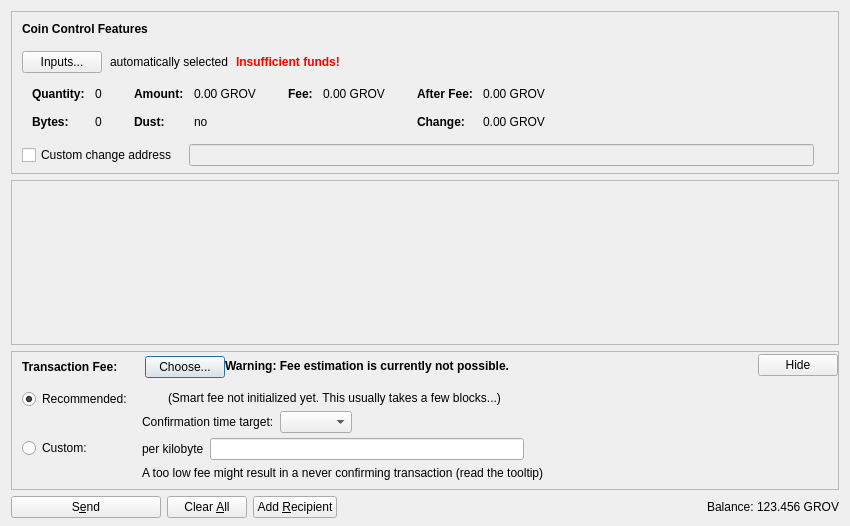
<?xml version="1.0" encoding="UTF-8"?>
<ui version="4.0">
 <class>SendCoinsDialog</class>
 <widget class="QDialog" name="SendCoinsDialog">
  <property name="geometry">
   <rect>
    <x>0</x>
    <y>0</y>
    <width>850</width>
    <height>526</height>
   </rect>
  </property>
  <property name="windowTitle">
   <string>Send Coins</string>
  </property>
  <layout class="QVBoxLayout" name="verticalLayout" stretch="0,1,0,0">
   <property name="bottomMargin">
    <number>8</number>
   </property>
   <item>
    <widget class="QFrame" name="frameCoinControl">
     <property name="sizePolicy">
      <sizepolicy hsizetype="Expanding" vsizetype="Expanding">
       <horstretch>0</horstretch>
       <verstretch>0</verstretch>
      </sizepolicy>
     </property>
     <property name="maximumSize">
      <size>
       <width>16777215</width>
       <height>16777215</height>
      </size>
     </property>
     <property name="frameShape">
      <enum>QFrame::StyledPanel</enum>
     </property>
     <property name="frameShadow">
      <enum>QFrame::Sunken</enum>
     </property>
     <layout class="QVBoxLayout" name="verticalLayoutCoinControl2">
      <property name="spacing">
       <number>0</number>
      </property>
      <property name="leftMargin">
       <number>0</number>
      </property>
      <property name="topMargin">
       <number>0</number>
      </property>
      <property name="rightMargin">
       <number>0</number>
      </property>
      <property name="bottomMargin">
       <number>6</number>
      </property>
      <item>
       <layout class="QVBoxLayout" name="verticalLayoutCoinControl" stretch="0,0,0,0,1">
        <property name="spacing">
         <number>0</number>
        </property>
        <property name="leftMargin">
         <number>10</number>
        </property>
        <property name="topMargin">
         <number>10</number>
        </property>
        <item>
         <layout class="QHBoxLayout" name="horizontalLayoutCoinControl1">
          <property name="bottomMargin">
           <number>15</number>
          </property>
          <item>
           <widget class="QLabel" name="labelCoinControlFeatures">
            <property name="sizePolicy">
             <sizepolicy hsizetype="Preferred" vsizetype="Maximum">
              <horstretch>0</horstretch>
              <verstretch>0</verstretch>
             </sizepolicy>
            </property>
            <property name="font">
             <font>
              <weight>75</weight>
              <bold>true</bold>
             </font>
            </property>
            <property name="styleSheet">
             <string notr="true">font-weight:bold;</string>
            </property>
            <property name="text">
             <string>Coin Control Features</string>
            </property>
           </widget>
          </item>
         </layout>
        </item>
        <item>
         <layout class="QHBoxLayout" name="horizontalLayoutCoinControl2" stretch="0,0,0,0">
          <property name="spacing">
           <number>8</number>
          </property>
          <property name="bottomMargin">
           <number>10</number>
          </property>
          <item>
           <widget class="QPushButton" name="pushButtonCoinControl">
            <property name="styleSheet">
             <string notr="true"/>
            </property>
            <property name="text">
             <string>Inputs...</string>
            </property>
            <property name="autoDefault">
             <bool>false</bool>
            </property>
           </widget>
          </item>
          <item>
           <widget class="QLabel" name="labelCoinControlAutomaticallySelected">
            <property name="text">
             <string>automatically selected</string>
            </property>
            <property name="margin">
             <number>5</number>
            </property>
           </widget>
          </item>
          <item>
           <widget class="QLabel" name="labelCoinControlInsuffFunds">
            <property name="font">
             <font>
              <weight>75</weight>
              <bold>true</bold>
             </font>
            </property>
            <property name="styleSheet">
             <string notr="true">color:red;font-weight:bold;</string>
            </property>
            <property name="text">
             <string>Insufficient funds!</string>
            </property>
            <property name="margin">
             <number>5</number>
            </property>
           </widget>
          </item>
          <item>
           <spacer name="horizontalSpacerCoinControl">
            <property name="orientation">
             <enum>Qt::Horizontal</enum>
            </property>
            <property name="sizeHint" stdset="0">
             <size>
              <width>40</width>
              <height>1</height>
             </size>
            </property>
           </spacer>
          </item>
         </layout>
        </item>
        <item>
         <widget class="QWidget" name="widgetCoinControl" native="true">
          <property name="sizePolicy">
           <sizepolicy hsizetype="Preferred" vsizetype="Preferred">
            <horstretch>0</horstretch>
            <verstretch>0</verstretch>
           </sizepolicy>
          </property>
          <property name="minimumSize">
           <size>
            <width>0</width>
            <height>0</height>
           </size>
          </property>
          <property name="styleSheet">
           <string notr="true"/>
          </property>
          <layout class="QHBoxLayout" name="horizontalLayoutCoinControl5">
           <property name="leftMargin">
            <number>0</number>
           </property>
           <property name="topMargin">
            <number>0</number>
           </property>
           <property name="rightMargin">
            <number>0</number>
           </property>
           <property name="bottomMargin">
            <number>0</number>
           </property>
           <item>
            <layout class="QHBoxLayout" name="horizontalLayoutCoinControl3" stretch="0,0,0,1">
             <property name="spacing">
              <number>20</number>
             </property>
             <property name="topMargin">
              <number>0</number>
             </property>
             <property name="bottomMargin">
              <number>10</number>
             </property>
             <item>
              <layout class="QFormLayout" name="formLayoutCoinControl1">
               <property name="horizontalSpacing">
                <number>10</number>
               </property>
               <property name="verticalSpacing">
                <number>14</number>
               </property>
               <property name="leftMargin">
                <number>10</number>
               </property>
               <property name="topMargin">
                <number>4</number>
               </property>
               <property name="rightMargin">
                <number>6</number>
               </property>
               <item row="0" column="0">
                <widget class="QLabel" name="labelCoinControlQuantityText">
                 <property name="font">
                  <font>
                   <weight>75</weight>
                   <bold>true</bold>
                  </font>
                 </property>
                 <property name="text">
                  <string>Quantity:</string>
                 </property>
                 <property name="margin">
                  <number>0</number>
                 </property>
                </widget>
               </item>
               <item row="0" column="1">
                <widget class="QLabel" name="labelCoinControlQuantity">
                 <property name="cursor">
                  <cursorShape>IBeamCursor</cursorShape>
                 </property>
                 <property name="contextMenuPolicy">
                  <enum>Qt::ActionsContextMenu</enum>
                 </property>
                 <property name="text">
                  <string notr="true">0</string>
                 </property>
                 <property name="margin">
                  <number>0</number>
                 </property>
                 <property name="textInteractionFlags">
                  <set>Qt::LinksAccessibleByMouse|Qt::TextSelectableByKeyboard|Qt::TextSelectableByMouse</set>
                 </property>
                </widget>
               </item>
               <item row="1" column="0">
                <widget class="QLabel" name="labelCoinControlBytesText">
                 <property name="font">
                  <font>
                   <weight>75</weight>
                   <bold>true</bold>
                  </font>
                 </property>
                 <property name="text">
                  <string>Bytes:</string>
                 </property>
                </widget>
               </item>
               <item row="1" column="1">
                <widget class="QLabel" name="labelCoinControlBytes">
                 <property name="cursor">
                  <cursorShape>IBeamCursor</cursorShape>
                 </property>
                 <property name="contextMenuPolicy">
                  <enum>Qt::ActionsContextMenu</enum>
                 </property>
                 <property name="text">
                  <string notr="true">0</string>
                 </property>
                 <property name="textInteractionFlags">
                  <set>Qt::LinksAccessibleByMouse|Qt::TextSelectableByKeyboard|Qt::TextSelectableByMouse</set>
                 </property>
                </widget>
               </item>
              </layout>
             </item>
             <item>
              <layout class="QFormLayout" name="formLayoutCoinControl2">
               <property name="horizontalSpacing">
                <number>10</number>
               </property>
               <property name="verticalSpacing">
                <number>14</number>
               </property>
               <property name="leftMargin">
                <number>6</number>
               </property>
               <property name="topMargin">
                <number>4</number>
               </property>
               <property name="rightMargin">
                <number>6</number>
               </property>
               <item row="0" column="0">
                <widget class="QLabel" name="labelCoinControlAmountText">
                 <property name="font">
                  <font>
                   <weight>75</weight>
                   <bold>true</bold>
                  </font>
                 </property>
                 <property name="text">
                  <string>Amount:</string>
                 </property>
                 <property name="margin">
                  <number>0</number>
                 </property>
                </widget>
               </item>
               <item row="0" column="1">
                <widget class="QLabel" name="labelCoinControlAmount">
                 <property name="cursor">
                  <cursorShape>IBeamCursor</cursorShape>
                 </property>
                 <property name="contextMenuPolicy">
                  <enum>Qt::ActionsContextMenu</enum>
                 </property>
                 <property name="text">
                  <string notr="true">0.00 GROV</string>
                 </property>
                 <property name="textInteractionFlags">
                  <set>Qt::LinksAccessibleByMouse|Qt::TextSelectableByKeyboard|Qt::TextSelectableByMouse</set>
                 </property>
                </widget>
               </item>
               <item row="1" column="0">
                <widget class="QLabel" name="labelCoinControlLowOutputText">
                 <property name="font">
                  <font>
                   <weight>75</weight>
                   <bold>true</bold>
                  </font>
                 </property>
                 <property name="text">
                  <string>Dust:</string>
                 </property>
                </widget>
               </item>
               <item row="1" column="1">
                <widget class="QLabel" name="labelCoinControlLowOutput">
                 <property name="cursor">
                  <cursorShape>IBeamCursor</cursorShape>
                 </property>
                 <property name="contextMenuPolicy">
                  <enum>Qt::ActionsContextMenu</enum>
                 </property>
                 <property name="text">
                  <string notr="true">no</string>
                 </property>
                 <property name="textInteractionFlags">
                  <set>Qt::LinksAccessibleByMouse|Qt::TextSelectableByKeyboard|Qt::TextSelectableByMouse</set>
                 </property>
                </widget>
               </item>
              </layout>
             </item>
             <item>
              <layout class="QFormLayout" name="formLayoutCoinControl3">
               <property name="horizontalSpacing">
                <number>10</number>
               </property>
               <property name="verticalSpacing">
                <number>14</number>
               </property>
               <property name="leftMargin">
                <number>6</number>
               </property>
               <property name="topMargin">
                <number>4</number>
               </property>
               <property name="rightMargin">
                <number>6</number>
               </property>
               <item row="0" column="0">
                <widget class="QLabel" name="labelCoinControlFeeText">
                 <property name="font">
                  <font>
                   <weight>75</weight>
                   <bold>true</bold>
                  </font>
                 </property>
                 <property name="text">
                  <string>Fee:</string>
                 </property>
                 <property name="margin">
                  <number>0</number>
                 </property>
                </widget>
               </item>
               <item row="0" column="1">
                <widget class="QLabel" name="labelCoinControlFee">
                 <property name="cursor">
                  <cursorShape>IBeamCursor</cursorShape>
                 </property>
                 <property name="contextMenuPolicy">
                  <enum>Qt::ActionsContextMenu</enum>
                 </property>
                 <property name="text">
                  <string notr="true">0.00 GROV</string>
                 </property>
                 <property name="textInteractionFlags">
                  <set>Qt::LinksAccessibleByMouse|Qt::TextSelectableByKeyboard|Qt::TextSelectableByMouse</set>
                 </property>
                </widget>
               </item>
              </layout>
             </item>
             <item>
              <layout class="QFormLayout" name="formLayoutCoinControl4">
               <property name="horizontalSpacing">
                <number>10</number>
               </property>
               <property name="verticalSpacing">
                <number>14</number>
               </property>
               <property name="leftMargin">
                <number>6</number>
               </property>
               <property name="topMargin">
                <number>4</number>
               </property>
               <property name="rightMargin">
                <number>6</number>
               </property>
               <item row="0" column="0">
                <widget class="QLabel" name="labelCoinControlAfterFeeText">
                 <property name="font">
                  <font>
                   <weight>75</weight>
                   <bold>true</bold>
                  </font>
                 </property>
                 <property name="text">
                  <string>After Fee:</string>
                 </property>
                 <property name="margin">
                  <number>0</number>
                 </property>
                </widget>
               </item>
               <item row="0" column="1">
                <widget class="QLabel" name="labelCoinControlAfterFee">
                 <property name="cursor">
                  <cursorShape>IBeamCursor</cursorShape>
                 </property>
                 <property name="contextMenuPolicy">
                  <enum>Qt::ActionsContextMenu</enum>
                 </property>
                 <property name="text">
                  <string notr="true">0.00 GROV</string>
                 </property>
                 <property name="textInteractionFlags">
                  <set>Qt::LinksAccessibleByMouse|Qt::TextSelectableByKeyboard|Qt::TextSelectableByMouse</set>
                 </property>
                </widget>
               </item>
               <item row="1" column="0">
                <widget class="QLabel" name="labelCoinControlChangeText">
                 <property name="font">
                  <font>
                   <weight>75</weight>
                   <bold>true</bold>
                  </font>
                 </property>
                 <property name="text">
                  <string>Change:</string>
                 </property>
                </widget>
               </item>
               <item row="1" column="1">
                <widget class="QLabel" name="labelCoinControlChange">
                 <property name="cursor">
                  <cursorShape>IBeamCursor</cursorShape>
                 </property>
                 <property name="contextMenuPolicy">
                  <enum>Qt::ActionsContextMenu</enum>
                 </property>
                 <property name="text">
                  <string notr="true">0.00 GROV</string>
                 </property>
                 <property name="textInteractionFlags">
                  <set>Qt::LinksAccessibleByMouse|Qt::TextSelectableByKeyboard|Qt::TextSelectableByMouse</set>
                 </property>
                </widget>
               </item>
              </layout>
             </item>
            </layout>
           </item>
          </layout>
         </widget>
        </item>
        <item>
         <layout class="QHBoxLayout" name="horizontalLayoutCoinControl4" stretch="0,0,0">
          <property name="spacing">
           <number>12</number>
          </property>
          <property name="sizeConstraint">
           <enum>QLayout::SetDefaultConstraint</enum>
          </property>
          <property name="topMargin">
           <number>5</number>
          </property>
          <property name="rightMargin">
           <number>5</number>
          </property>
          <item>
           <widget class="QCheckBox" name="checkBoxCoinControlChange">
            <property name="toolTip">
             <string>If this is activated, but the change address is empty or invalid, change will be sent to a newly generated address.</string>
            </property>
            <property name="text">
             <string>Custom change address</string>
            </property>
           </widget>
          </item>
          <item>
           <widget class="QValidatedLineEdit" name="lineEditCoinControlChange">
            <property name="enabled">
             <bool>false</bool>
            </property>
            <property name="sizePolicy">
             <sizepolicy hsizetype="Expanding" vsizetype="Fixed">
              <horstretch>0</horstretch>
              <verstretch>0</verstretch>
             </sizepolicy>
            </property>
           </widget>
          </item>
          <item>
           <widget class="QLabel" name="labelCoinControlChangeLabel">
            <property name="sizePolicy">
             <sizepolicy hsizetype="Preferred" vsizetype="Expanding">
              <horstretch>0</horstretch>
              <verstretch>0</verstretch>
             </sizepolicy>
            </property>
            <property name="minimumSize">
             <size>
              <width>0</width>
              <height>0</height>
             </size>
            </property>
            <property name="text">
             <string/>
            </property>
            <property name="margin">
             <number>3</number>
            </property>
           </widget>
          </item>
         </layout>
        </item>
        <item>
         <spacer name="verticalSpacerCoinControl">
          <property name="orientation">
           <enum>Qt::Vertical</enum>
          </property>
          <property name="sizeHint" stdset="0">
           <size>
            <width>800</width>
            <height>1</height>
           </size>
          </property>
         </spacer>
        </item>
       </layout>
      </item>
     </layout>
    </widget>
   </item>
   <item>
    <widget class="QScrollArea" name="scrollArea">
     <property name="widgetResizable">
      <bool>true</bool>
     </property>
     <widget class="QWidget" name="scrollAreaWidgetContents">
      <property name="geometry">
       <rect>
        <x>0</x>
        <y>0</y>
        <width>830</width>
        <height>104</height>
       </rect>
      </property>
      <layout class="QVBoxLayout" name="verticalLayout_2" stretch="0,1">
       <property name="leftMargin">
        <number>0</number>
       </property>
       <property name="topMargin">
        <number>0</number>
       </property>
       <property name="rightMargin">
        <number>0</number>
       </property>
       <property name="bottomMargin">
        <number>0</number>
       </property>
       <item>
        <layout class="QVBoxLayout" name="entries">
         <property name="spacing">
          <number>6</number>
         </property>
        </layout>
       </item>
       <item>
        <spacer name="verticalSpacer">
         <property name="orientation">
          <enum>Qt::Vertical</enum>
         </property>
         <property name="sizeHint" stdset="0">
          <size>
           <width>20</width>
           <height>40</height>
          </size>
         </property>
        </spacer>
       </item>
      </layout>
     </widget>
    </widget>
   </item>
   <item>
    <widget class="QFrame" name="frameFee">
     <property name="sizePolicy">
      <sizepolicy hsizetype="Expanding" vsizetype="Expanding">
       <horstretch>0</horstretch>
       <verstretch>0</verstretch>
      </sizepolicy>
     </property>
     <property name="maximumSize">
      <size>
       <width>16777215</width>
       <height>16777215</height>
      </size>
     </property>
     <property name="frameShape">
      <enum>QFrame::StyledPanel</enum>
     </property>
     <property name="frameShadow">
      <enum>QFrame::Sunken</enum>
     </property>
     <layout class="QVBoxLayout" name="verticalLayoutFee1">
      <property name="spacing">
       <number>0</number>
      </property>
      <property name="leftMargin">
       <number>0</number>
      </property>
      <property name="topMargin">
       <number>0</number>
      </property>
      <property name="rightMargin">
       <number>0</number>
      </property>
      <property name="bottomMargin">
       <number>0</number>
      </property>
      <item>
       <layout class="QVBoxLayout" name="verticalLayoutFee2" stretch="0,0,0">
        <property name="spacing">
         <number>0</number>
        </property>
        <property name="leftMargin">
         <number>10</number>
        </property>
        <property name="topMargin">
         <number>0</number>
        </property>
        <item>
         <layout class="QHBoxLayout" name="horizontalLayoutFee1">
          <property name="bottomMargin">
           <number>0</number>
          </property>
          <item>
           <layout class="QVBoxLayout" name="verticalLayoutFee7">
            <property name="spacing">
             <number>0</number>
            </property>
            <item>
             <spacer name="verticalSpacerSmartFee">
              <property name="orientation">
               <enum>Qt::Vertical</enum>
              </property>
              <property name="sizeType">
               <enum>QSizePolicy::Fixed</enum>
              </property>
              <property name="sizeHint" stdset="0">
               <size>
                <width>1</width>
                <height>4</height>
               </size>
              </property>
             </spacer>
            </item>
            <item>
             <layout class="QHBoxLayout" name="horizontalLayoutSmartFee">
              <property name="spacing">
               <number>10</number>
              </property>
              <item>
               <widget class="QLabel" name="labelFeeHeadline">
                <property name="sizePolicy">
                 <sizepolicy hsizetype="Preferred" vsizetype="Maximum">
                  <horstretch>0</horstretch>
                  <verstretch>0</verstretch>
                 </sizepolicy>
                </property>
                <property name="font">
                 <font>
                  <weight>75</weight>
                  <bold>true</bold>
                 </font>
                </property>
                <property name="styleSheet">
                 <string notr="true">font-weight:bold;</string>
                </property>
                <property name="text">
                 <string>Transaction Fee:</string>
                </property>
               </widget>
              </item>
              <item>
               <widget class="QLabel" name="labelFeeMinimized">
                <property name="text">
                 <string/>
                </property>
               </widget>
              </item>
              <item>
               <widget class="QPushButton" name="buttonChooseFee">
                <property name="text">
                 <string>Choose...</string>
                </property>
               </widget>
              </item>
             </layout>
            </item>
            <item>
             <spacer name="verticalSpacer_5">
              <property name="orientation">
               <enum>Qt::Vertical</enum>
              </property>
              <property name="sizeHint" stdset="0">
               <size>
                <width>1</width>
                <height>1</height>
               </size>
              </property>
             </spacer>
            </item>
           </layout>
          </item>
          <item>
           <widget class="QLabel" name="fallbackFeeWarningLabel">
            <property name="toolTip">
             <string>Using the fallbackfee can result in sending a transaction that will take several hours or days (or never) to confirm. Consider choosing your fee manually or wait until you have validated the complete chain.</string>
            </property>
            <property name="font">
            <font>
                <weight>75</weight>
                <bold>true</bold>
            </font>
            </property>
            <property name="text">
             <string>Warning: Fee estimation is currently not possible.</string>
            </property>
            <property name="wordWrap">
             <bool>false</bool>
            </property>
           </widget>
          </item>
          <item>
           <spacer name="horizontalSpacer_4">
            <property name="orientation">
             <enum>Qt::Horizontal</enum>
            </property>
            <property name="sizeType">
             <enum>QSizePolicy::MinimumExpanding</enum>
            </property>
            <property name="sizeHint" stdset="0">
             <size>
              <width>40</width>
              <height>20</height>
             </size>
            </property>
           </spacer>
          </item>
          <item>
           <widget class="QPushButton" name="buttonMinimizeFee">
            <property name="toolTip">
             <string>collapse fee-settings</string>
            </property>
            <property name="text">
             <string>Hide</string>
            </property>
           </widget>
          </item>
         </layout>
        </item>
        <item>
         <widget class="QFrame" name="frameFeeSelection">
          <layout class="QVBoxLayout" name="verticalLayoutFee12">
           <property name="spacing">
            <number>0</number>
           </property>
           <property name="leftMargin">
            <number>0</number>
           </property>
           <property name="topMargin">
            <number>0</number>
           </property>
           <property name="rightMargin">
            <number>0</number>
           </property>
           <property name="bottomMargin">
            <number>0</number>
           </property>
           <item>
            <layout class="QGridLayout" name="gridLayoutFee">
             <property name="topMargin">
              <number>10</number>
             </property>
             <property name="bottomMargin">
              <number>4</number>
             </property>
             <property name="horizontalSpacing">
              <number>10</number>
             </property>
             <property name="verticalSpacing">
              <number>4</number>
             </property>
             <item row="1" column="1">
              <layout class="QVBoxLayout" name="verticalLayoutFee8">
               <property name="spacing">
                <number>6</number>
               </property>
               <item>
                <layout class="QHBoxLayout" name="horizontalLayoutFee13">
                 <item>
                  <widget class="QLabel" name="labelCustomPerKilobyte">
                   <property name="toolTip">
                    <string>Specify a custom fee per kB (1,000 bytes) of the transaction's virtual size.

Note:  Since the fee is calculated on a per-byte basis, a fee of "100 satoshis per kB" for a transaction size of 500 bytes (half of 1 kB) would ultimately yield a fee of only 50 satoshis.</string>
                   </property>
                   <property name="text">
                    <string>per kilobyte</string>
                   </property>
                  </widget>
                 </item>
                 <item>
                  <widget class="BitcoinAmountField" name="customFee"/>
                 </item>
                 <item>
                  <spacer name="horizontalSpacer_6">
                   <property name="orientation">
                    <enum>Qt::Horizontal</enum>
                   </property>
                   <property name="sizeHint" stdset="0">
                    <size>
                     <width>1</width>
                     <height>1</height>
                    </size>
                   </property>
                  </spacer>
                 </item>
                </layout>
               </item>
               <item>
                <layout class="QHBoxLayout" name="horizontalLayoutFee8">
                 <item>
                  <widget class="QLabel" name="labelCustomFeeWarning">
                   <property name="enabled">
                    <bool>true</bool>
                   </property>
                   <property name="toolTip">
                    <string>When there is less transaction volume than space in the blocks, miners as well as relaying nodes may enforce a minimum fee. Paying only this minimum fee is just fine, but be aware that this can result in a never confirming transaction once there is more demand for grovcoin transactions than the network can process.</string>
                   </property>
                   <property name="text">
                    <string>A too low fee might result in a never confirming transaction (read the tooltip)</string>
                   </property>
                  </widget>
                 </item>
                 <item>
                  <spacer name="horizontalSpacer_2">
                   <property name="orientation">
                    <enum>Qt::Horizontal</enum>
                   </property>
                   <property name="sizeHint" stdset="0">
                    <size>
                     <width>1</width>
                     <height>1</height>
                    </size>
                   </property>
                  </spacer>
                 </item>
                </layout>
               </item>
              </layout>
             </item>
             <item row="0" column="0">
              <layout class="QVBoxLayout" name="verticalLayoutFee4" stretch="0,1">
               <item>
                <widget class="QRadioButton" name="radioSmartFee">
                 <property name="text">
                  <string>Recommended:</string>
                 </property>
                 <property name="checked">
                  <bool>true</bool>
                 </property>
                 <attribute name="buttonGroup">
                  <string notr="true">groupFee</string>
                 </attribute>
                </widget>
               </item>
               <item>
                <spacer name="verticalSpacer_2">
                 <property name="orientation">
                  <enum>Qt::Vertical</enum>
                 </property>
                 <property name="sizeHint" stdset="0">
                  <size>
                   <width>1</width>
                   <height>1</height>
                  </size>
                 </property>
                </spacer>
               </item>
              </layout>
             </item>
             <item row="1" column="0">
              <layout class="QVBoxLayout" name="verticalLayoutFee9" stretch="0,1">
               <item>
                <widget class="QRadioButton" name="radioCustomFee">
                 <property name="text">
                  <string>Custom:</string>
                 </property>
                 <attribute name="buttonGroup">
                  <string notr="true">groupFee</string>
                 </attribute>
                </widget>
               </item>
               <item>
                <spacer name="verticalSpacer_6">
                 <property name="orientation">
                  <enum>Qt::Vertical</enum>
                 </property>
                 <property name="sizeHint" stdset="0">
                  <size>
                   <width>1</width>
                   <height>1</height>
                  </size>
                 </property>
                </spacer>
               </item>
              </layout>
             </item>
             <item row="0" column="1">
              <layout class="QVBoxLayout" name="verticalLayoutFee3" stretch="0,0,1">
               <property name="spacing">
                <number>6</number>
               </property>
               <property name="topMargin">
                <number>2</number>
               </property>
               <item>
                <layout class="QHBoxLayout" name="horizontalLayoutFee12">
                 <item>
                  <widget class="QLabel" name="labelSmartFee">
                   <property name="text">
                    <string/>
                   </property>
                  </widget>
                 </item>
                 <item>
                  <widget class="QLabel" name="labelFeeEstimation">
                   <property name="text">
                    <string/>
                   </property>
                  </widget>
                 </item>
                 <item>
                  <widget class="QLabel" name="labelSmartFee2">
                   <property name="text">
                    <string>(Smart fee not initialized yet. This usually takes a few blocks...)</string>
                   </property>
                  </widget>
                 </item>
                 <item>
                  <spacer name="horizontalSpacer_5">
                   <property name="orientation">
                    <enum>Qt::Horizontal</enum>
                   </property>
                   <property name="sizeHint" stdset="0">
                    <size>
                     <width>1</width>
                     <height>1</height>
                    </size>
                   </property>
                  </spacer>
                 </item>
                </layout>
               </item>
               <item>
                <layout class="QHBoxLayout" name="horizontalLayoutFee9">
                 <item>
                  <layout class="QVBoxLayout" name="verticalLayoutFee6">
                   <item>
                    <widget class="QLabel" name="labelSmartFee3">
                     <property name="text">
                      <string>Confirmation time target:</string>
                     </property>
                    </widget>
                   </item>
                  </layout>
                 </item>
                 <item>
                  <layout class="QVBoxLayout" name="verticalLayoutFee5">
                   <property name="rightMargin">
                    <number>30</number>
                   </property>
                   <item>
                    <layout class="QHBoxLayout" name="horizontalLayoutConfTarget">
                     <property name="bottomMargin">
                      <number>0</number>
                     </property>
                     <item>
                      <widget class="QComboBox" name="confTargetSelector"/>
                     </item>
                     <item>
                      <spacer name="horizontalSpacerConfTarget">
                       <property name="orientation">
                        <enum>Qt::Horizontal</enum>
                       </property>
                       <property name="sizeHint" stdset="0">
                        <size>
                         <width>40</width>
                         <height>20</height>
                        </size>
                       </property>
                      </spacer>
                     </item>
                    </layout>
                   </item>
                  </layout>
                 </item>
                </layout>
               </item>
               <item>
                <spacer name="verticalSpacer_4">
                 <property name="orientation">
                  <enum>Qt::Vertical</enum>
                 </property>
                 <property name="sizeHint" stdset="0">
                  <size>
                   <width>1</width>
                   <height>1</height>
                  </size>
                 </property>
                </spacer>
               </item>
              </layout>
             </item>
            </layout>
           </item>
          </layout>
         </widget>
        </item>
        <item>
         <spacer name="verticalSpacerFee">
          <property name="orientation">
           <enum>Qt::Vertical</enum>
          </property>
          <property name="sizeHint" stdset="0">
           <size>
            <width>40</width>
            <height>5</height>
           </size>
          </property>
         </spacer>
        </item>
       </layout>
      </item>
     </layout>
    </widget>
   </item>
   <item>
    <layout class="QHBoxLayout" name="horizontalLayout">
     <item>
      <widget class="QPushButton" name="sendButton">
       <property name="minimumSize">
        <size>
         <width>150</width>
         <height>0</height>
        </size>
       </property>
       <property name="toolTip">
        <string>Confirm the send action</string>
       </property>
       <property name="text">
        <string>S&amp;end</string>
       </property>
       <property name="icon">
        <iconset resource="../bitcoin.qrc">
         <normaloff>:/icons/send</normaloff>:/icons/send</iconset>
       </property>
       <property name="autoDefault">
        <bool>false</bool>
       </property>
       <property name="default">
        <bool>false</bool>
       </property>
      </widget>
     </item>
     <item>
      <widget class="QPushButton" name="clearButton">
       <property name="sizePolicy">
        <sizepolicy hsizetype="Minimum" vsizetype="Fixed">
         <horstretch>0</horstretch>
         <verstretch>0</verstretch>
        </sizepolicy>
       </property>
       <property name="toolTip">
        <string>Clear all fields of the form.</string>
       </property>
       <property name="text">
        <string>Clear &amp;All</string>
       </property>
       <property name="icon">
        <iconset resource="../bitcoin.qrc">
         <normaloff>:/icons/remove</normaloff>:/icons/remove</iconset>
       </property>
       <property name="autoDefault">
        <bool>false</bool>
       </property>
      </widget>
     </item>
     <item>
      <widget class="QPushButton" name="addButton">
       <property name="toolTip">
        <string>Send to multiple recipients at once</string>
       </property>
       <property name="text">
        <string>Add &amp;Recipient</string>
       </property>
       <property name="icon">
        <iconset resource="../bitcoin.qrc">
         <normaloff>:/icons/add</normaloff>:/icons/add</iconset>
       </property>
       <property name="autoDefault">
        <bool>false</bool>
       </property>
      </widget>
     </item>
     <item>
      <spacer name="horizontalSpacer">
       <property name="orientation">
        <enum>Qt::Horizontal</enum>
       </property>
       <property name="sizeHint" stdset="0">
        <size>
         <width>40</width>
         <height>20</height>
        </size>
       </property>
      </spacer>
     </item>
     <item>
      <layout class="QHBoxLayout" name="horizontalLayout_2">
       <property name="spacing">
        <number>3</number>
       </property>
       <item>
        <widget class="QLabel" name="label">
         <property name="sizePolicy">
          <sizepolicy hsizetype="Preferred" vsizetype="Fixed">
           <horstretch>0</horstretch>
           <verstretch>0</verstretch>
          </sizepolicy>
         </property>
         <property name="text">
          <string>Balance:</string>
         </property>
        </widget>
       </item>
       <item>
        <widget class="QLabel" name="labelBalance">
         <property name="sizePolicy">
          <sizepolicy hsizetype="Preferred" vsizetype="Fixed">
           <horstretch>0</horstretch>
           <verstretch>0</verstretch>
          </sizepolicy>
         </property>
         <property name="cursor">
          <cursorShape>IBeamCursor</cursorShape>
         </property>
         <property name="text">
          <string notr="true">123.456 GROV</string>
         </property>
         <property name="textInteractionFlags">
          <set>Qt::LinksAccessibleByMouse|Qt::TextSelectableByKeyboard|Qt::TextSelectableByMouse</set>
         </property>
        </widget>
       </item>
      </layout>
     </item>
    </layout>
   </item>
  </layout>
 </widget>
 <customwidgets>
  <customwidget>
   <class>QValidatedLineEdit</class>
   <extends>QLineEdit</extends>
   <header>qt/qvalidatedlineedit.h</header>
  </customwidget>
  <customwidget>
   <class>BitcoinAmountField</class>
   <extends>QLineEdit</extends>
   <header>qt/bitcoinamountfield.h</header>
   <container>1</container>
  </customwidget>
 </customwidgets>
 <resources>
  <include location="../bitcoin.qrc"/>
 </resources>
 <connections/>
 <buttongroups>
  <buttongroup name="groupFee"/>
 </buttongroups>
</ui>
